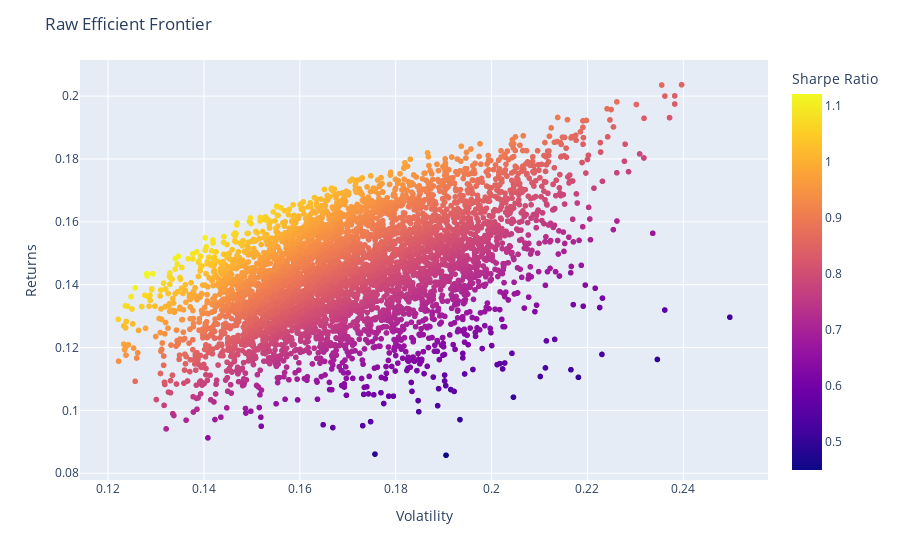

The notebook cell saved with this chart:
### Code cell
fig = px.scatter(portfolios_df,x='Volatility',y='Returns',color='Sharpe Ratio',hover_data=['Weights'])
fig.update_layout(title='Raw Efficient Frontier',xaxis_title='Volatility',yaxis_title='Returns')
fig.show()

### Figure 1 — Plotly figure (JSON) as saved in the notebook; plotly's stock layout.template omitted (floating-point values rounded to 4 significant figures; data arrays with more than 128 entries replaced by an {"elided": "..."} marker saying what was removed)
{"data": [{"customdata": {"elided": "4999x1x5 float values"}, "hovertemplate": "Volatility=%{x}<br>Returns=%{y}<br>Weights=%{customdata[0]}<br>Sharpe Ratio=%{marker.color}<extra></extra>", "legendgroup": "", "marker": {"color": {"elided": "4999 float values"}, "coloraxis": "coloraxis", "symbol": "circle"}, "mode": "markers", "name": "", "showlegend": false, "type": "scattergl", "x": {"elided": "4999 float values"}, "xaxis": "x", "y": {"elided": "4999 float values"}, "yaxis": "y"}], "layout": {"coloraxis": {"colorbar": {"title": {"text": "Sharpe Ratio"}}, "colorscale": [[0, "#0d0887"], [0.1111, "#46039f"], [0.2222, "#7201a8"], [0.3333, "#9c179e"], [0.4444, "#bd3786"], [0.5556, "#d8576b"], [0.6667, "#ed7953"], [0.7778, "#fb9f3a"], [0.8889, "#fdca26"], [1, "#f0f921"]]}, "legend": {"tracegroupgap": 0}, "margin": {"t": 60}, "title": {"text": "Raw Efficient Frontier"}, "xaxis": {"anchor": "y", "domain": [0, 1], "title": {"text": "Volatility"}}, "yaxis": {"anchor": "x", "domain": [0, 1], "title": {"text": "Returns"}}}}
